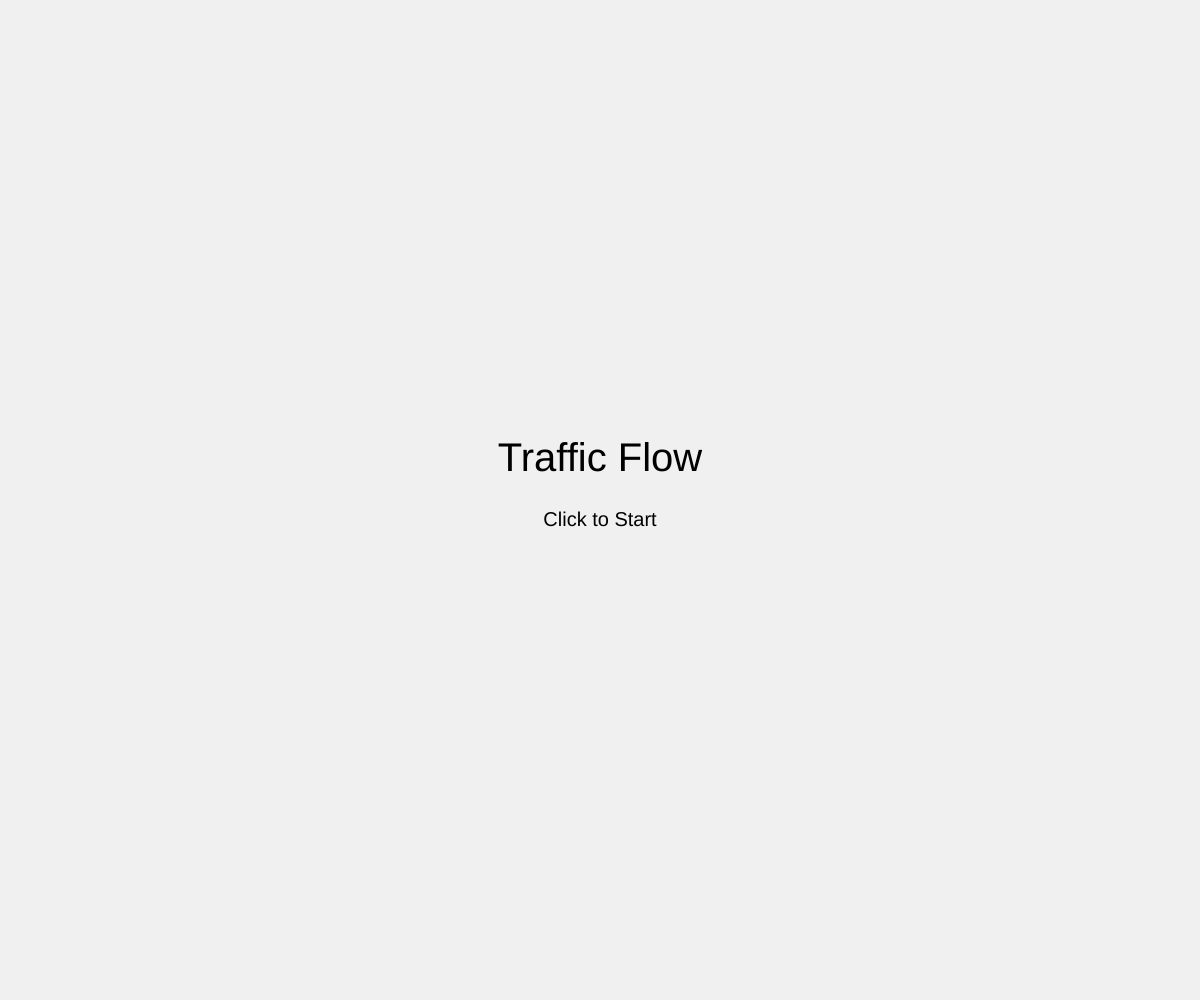
Frame 1 (no input)
Frame 60 (no input): identical to frame 1, image omitted
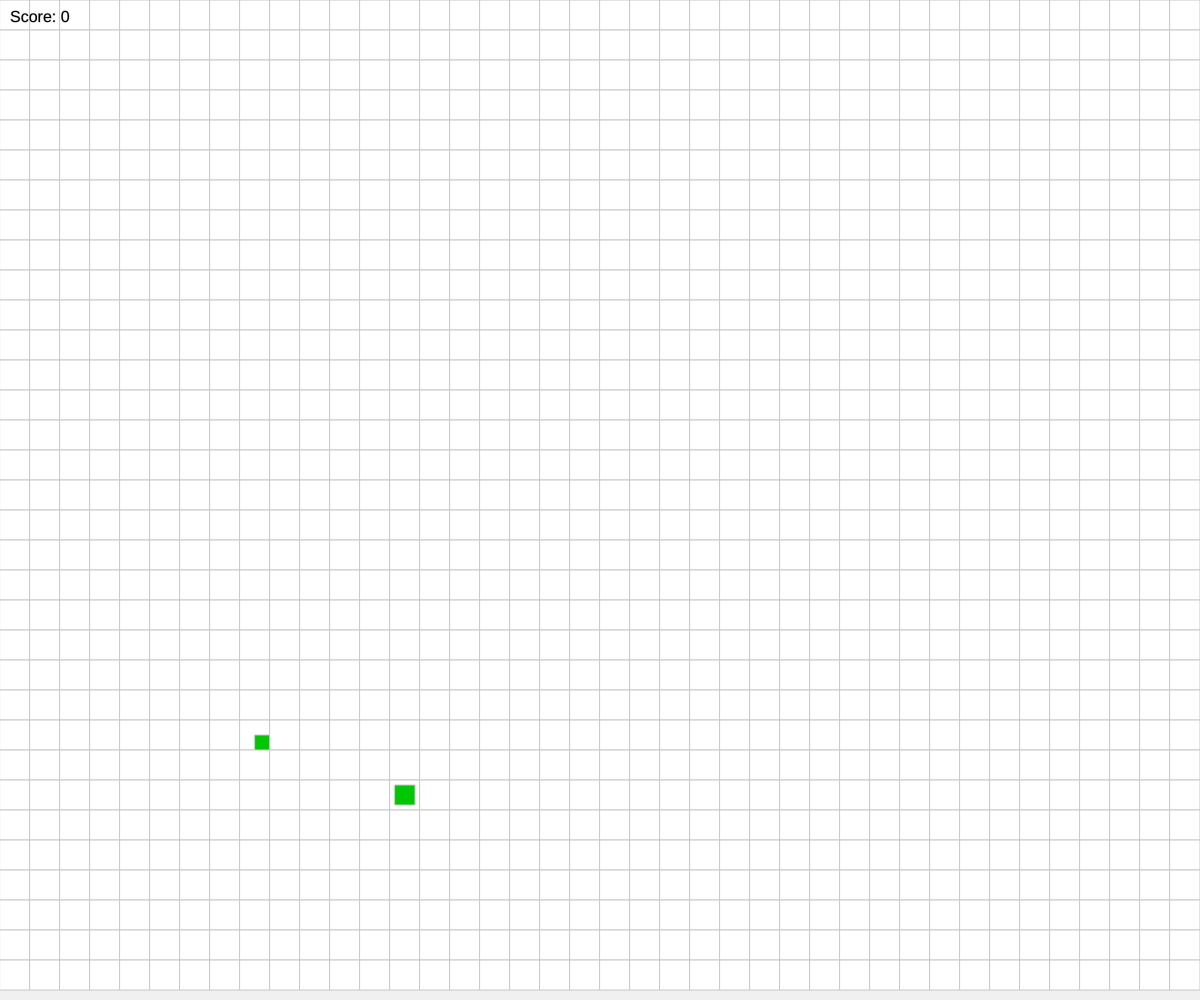
Frame 120 (the mouse pressed at the canvas centre since frame 60)

The p5.js sketch that drew these frames (run headless with seeded random() and noise() and a simulated clock; from frame 60 on, the mouse is pressed at the canvas centre):

// p5.js sketch
// ── sketch.js
// Traffic Flow
// Grayer Hardy
// 4/16/2026
//
// Extra for Experts:
// - used continue
// - used null
// - used lerp
// - used filter
// - used BFS
// - removed default right click function
// - used manhattan principle

let cols, rows, cellSize;

let grid = [];
let cars = [];
let houses = [];
let destinations = [];

let state = "menu";
let score = 0;

let spawnInterval = 600;
let minSpawnInterval = 240;

let globalTimer = 0;

//----------------------SETUP----------------------//

function setup() {
  createCanvas(windowWidth, windowHeight);
  updateGridSize();
  initGrid();
}

function updateGridSize() {
  cellSize = 30;
  cols = floor(windowWidth / cellSize);
  rows = floor(windowHeight / cellSize);
}

function windowResized() {
  resizeCanvas(windowWidth, windowHeight);
  updateGridSize();
  initGrid();
}

//----------------------INIT----------------------//

function initGrid() {
  grid = [];
  cars = [];
  houses = [];
  destinations = [];
  score = 0;
  globalTimer = 0;
  spawnInterval = 600;

  for (let i = 0; i < cols; i++) {
    grid[i] = [];
    for (let j = 0; j < rows; j++) {
      grid[i][j] = {
        road: false,
        house: null,
        destination: null
      };
    }
  }
  createPairRandom();
}

//----------------------DRAW----------------------//

function draw() {
  background(240);

  if (state === "menu") {
    drawMenu();
  }
  else if (state === "playing") {
    updateGame();
    drawGrid();
    drawUI();
  }
  else if (state === "gameover") {
    drawGrid();
    drawGameOver();
  }
}

//----------------------GAMELOOP----------------------//

function updateGame() {
  globalTimer++;

  if (globalTimer % spawnInterval === 0) {
    createPairRandom();
    spawnInterval = max(minSpawnInterval, minSpawnInterval - 10);
  }
  spawnCars();
  updateCars();
}

//----------------------MENU----------------------//

function drawMenu() {
  textAlign(CENTER, CENTER);
  textSize(40);
  fill(0);
  text("Traffic Flow", width / 2, height / 2 - 40);

  textSize(20);
  text("Click to Start", width / 2, height / 2 + 20);
}

function drawGameOver() {
  fill(0, 150);
  rect(0, 0, width, height);

  fill(255);
  textAlign(CENTER, CENTER);
  textSize(40);
  text("GAME OVER", width / 2, height / 2 - 20);

  textSize(20);
  text("Score " + score, width / 2, height / 2 + 20);
  text("Click to Restart", width / 2, height / 2 + 60);
}

//----------------------GRID----------------------//

function drawGrid() {
  for (let i = 0; i < cols; i++) {
    for (let j = 0; j < rows; j++) {
      stroke(200);
      fill(255);
      rect(i * cellSize, j * cellSize, cellSize, cellSize);

      if (grid[i][j].road) {
        fill(80);
        rect(i * cellSize, j * cellSize, cellSize, cellSize);
      }

      if (grid[i][j].house) {
        fill(grid[i][j].house);
        rect(i * cellSize + 15, j * cellSize + 15, 18, 18);
      }

      if (grid[i][j].destination) {
        fill(grid[i][j].destination);
        rect(i * cellSize + 5, j * cellSize + 5, 20, 20);
      }
    }
  }

  for (let car of cars) {
    fill(car.col);
    ellipse(car.drawX, car.drawY, 10);
  }
}

function drawUI() {
  fill(0);
  textSize(16);
  textAlign(LEFT, TOP);
  text("Score: " + score, 10, 10);
}


//----------------------INPUT----------------------//

function mousePressed() {
  if (state === "menu") {
    state = "playing";
    return;
  }

  if (state === "gameover") {
    initGrid();
    state = "playing";
    return;
  }

  if (mouseButton === LEFT) {
    placeRoad();
  }
  else if (mouseButton === RIGHT) {
    removeRoad();
  }
}

function mouseDragged() {
  if (state !== "playing") {
    return;
  }

  if (mouseButton === LEFT) {
    placeRoad();
  }
  else if (mouseButton === RIGHT) {
    removeRoad();
  }
}

function placeRoad() {
  let i = floor(mouseX / cellSize);
  let j = floor(mouseY / cellSize);

  if (i >= 0 && j >= 0 && i < cols && j < rows) {
    if (!grid[i][j].house && !grid[i][j].destination) {
      grid[i][j].road = true;
    }
  }
}

function removeRoad() {
  let i = floor(mouseX / cellSize);
  let j = floor(mouseY / cellSize);

  if (i >= 0 && j >= 0 && i < cols && j < rows) {
    if (!grid[i][j].house && !grid[i][j].destination) {
      grid[i][j].road = false;
    }
  }
}

document.oncontextmenu = () => false;

//----------------------HOUSES----------------------//

function createPairRandom() {
  let colors = [
    color(255, 0, 0),
    color(0, 0, 255),
    color(0, 200, 0),
    color(255, 150, 0),
  ];

  let col = random(colors);
  let attempts = 0;

  while (attempts < 250) {
    let hx = floor(random(cols));
    let hy = floor(random(rows));
    let dx = floor(random(cols));
    let dy = floor(random(rows));

    let houseCell = grid[hx][hy];
    let destCell = grid[dx][dy];

    let manhattan = abs(hx - dx) + abs(hy - dy);
    let tooClose = manhattan < 5;

    let valid = !tooClose && !houseCell.house && !houseCell.destination && !houseCell.road && !destCell.house && !destCell.destination && !destCell.road;

    if (!valid) {
      attempts++;
      continue;
    }

    if (!isReachable(hx, hy, dx, dy)) {
      attempts++;
      continue;
    }

    houseCell.house = col;
    houses.push({ x: hx, y: hy, col, timer: 0, queue: 0 });

    destCell.destination = col;
    destinations.push({ x: dx, y: dy, col });

    return;
  }
}

//----------------------REACHABILITY----------------------//

function isReachable(sx, sy, dx, dy) {
  let queue = [];
  let visited = {};

  queue.push({ x: sx, y: sy });

  while (queue.length > 0) {
    let current = queue.shift();
    let key = current.x + "," + current.y;
    
    if (visited[key]) {
      continue;
    }
    visited[key] = true;

    if (current.x === dx && current.y === dy) {
      return true;
    }
    
    let dirs = [
      { x: 1, y: 0 },
      { x: -1, y: 0 },
      { x: 0, y: 1 },
      { x: 0, y: -1 }
    ];

    for (let d of dirs) {
      let nx = current.x + d.x;
      let ny = current.y + d.y;

      if (nx >= 0 && ny >= 0 && nx < cols && ny < rows) {
        let next = grid[nx][ny];
        if (!next.house && !next.destination) {
          queue.push({ x: nx, y: ny });
        }
      }
    }
  }
  return false;
}

//----------------------CARS----------------------//

function spawnCars() {
  for (let h of houses) {
    h.timer++;

    if (h.timer > 180) {
      h.timer = 0;
      h.queue++;

      if (h.queue > 6) {
        state = "gameover";
      }

      let path = findPath(h.x, h.y, h.col);
      if (path) {
        cars.push({
          path,
          step: 0,
          speed: 0.05,
          col: h.col,
          drawX: h.x * cellSize + 15,
          drawY: h.y * cellSize + 15
        });
        h.queue--;
      }
    }
  }
}

function updateCars() {
  for (let car of cars) {
    if (car.step >= car.path.length) {
      continue;
    }

    let target = car.path[car.step];

    let tx = target.x * cellSize + 15;
    let ty = target.y * cellSize + 15;

    car.drawX = lerp(car.drawX, tx, car.speed);
    car.drawY = lerp(car.drawY, ty, car.speed);

    if (dist(car.drawX, car.drawY, tx, ty) < 1) {
      car.step++;
    }
  }

  cars = cars.filter(car => {
    if (car.step >= car.path.length) {
      score++;
      return false;
    }
    return true;
  });
}

//----------------------PATHFINDING----------------------//

function findPath(sx, sy, col) {
  let queue = [];
  let visited = {};

  queue.push({ x: sx, y: sy, path: [] });

  while (queue.length > 0) {
    let current = queue.shift();
    let key = current.x + "," + current.y;

    if (visited[key]) {
      continue;
    }
    visited[key] = true;


    let cell = grid[current.x][current.y];

    if (cell.destination && cell.destination.toString() === col.toString()) {
      return current.path;
    }

    let dirs = [
      { x: 1, y: 0 },
      { x: -1, y: 0 },
      { x: 0, y: 1 },
      { x: 0, y: -1 }
    ];

    for (let d of dirs) {
      let nx = current.x + d.x;
      let ny = current.y + d.y;

      if (nx >= 0 && ny >= 0 && nx < cols && ny < rows) {
        let next = grid[nx][ny];

        if (next.road || next.destination) {
          queue.push({
            x: nx,
            y: ny,
            path: [...current.path, { x: nx, y: ny }]
          });
        }
      }
    }
  }
}
